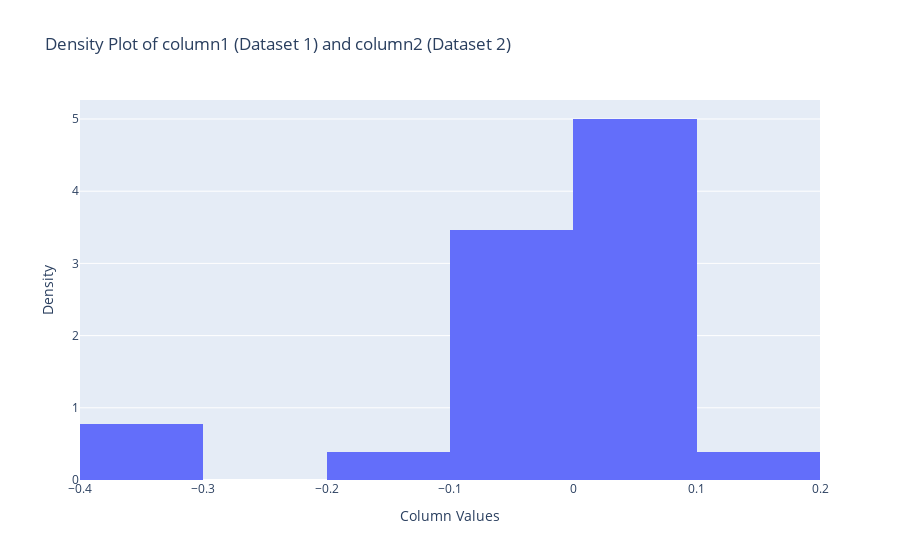

The notebook cell this image was saved under:
### Code cell
just_one(corrs_list)

### Figure 1 — Plotly figure (JSON) as saved in the notebook; plotly's stock layout.template omitted (floating-point values rounded to 4 significant figures)
{"data": [{"histnorm": "probability density", "name": "Red Win", "type": "histogram", "x": [-0.06376, -0.01016, -0.002491, 0.0118, -0.06464, 0.03311, 0.04247, 0.05163, 0.03327, 0.03191, 0.1283, -0.007243, -0.3075, 0.04546, 0.008409, -0.3263, 0.02895, 0.00524, 0.06319, -0.1049, -1.003e-15, -0.07332, -0.009033, -0.04401, -0.02523, 0.0451]}], "layout": {"barmode": "overlay", "title": {"text": "Density Plot of column1 (Dataset 1) and column2 (Dataset 2)"}, "xaxis": {"title": {"text": "Column Values"}}, "yaxis": {"title": {"text": "Density"}}}}
